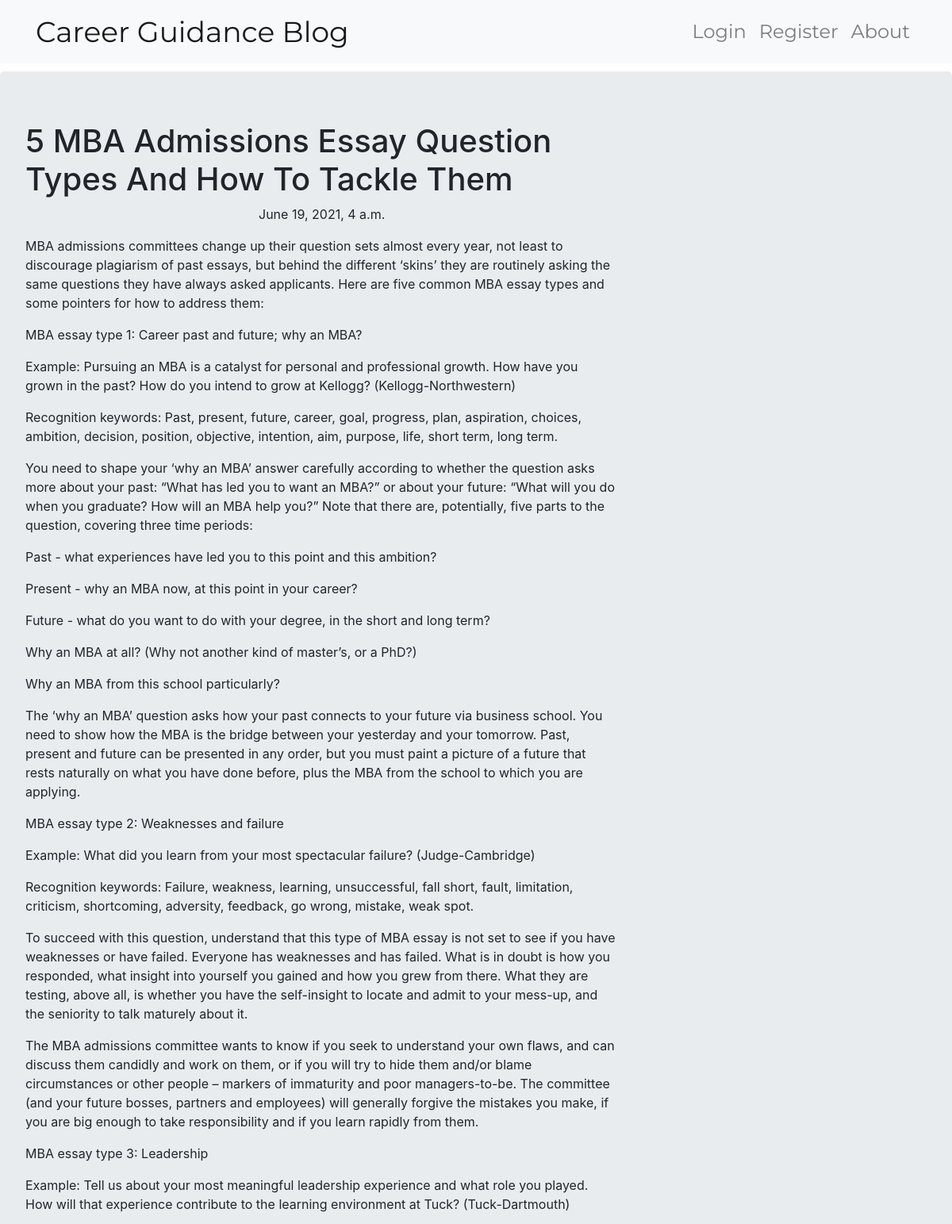
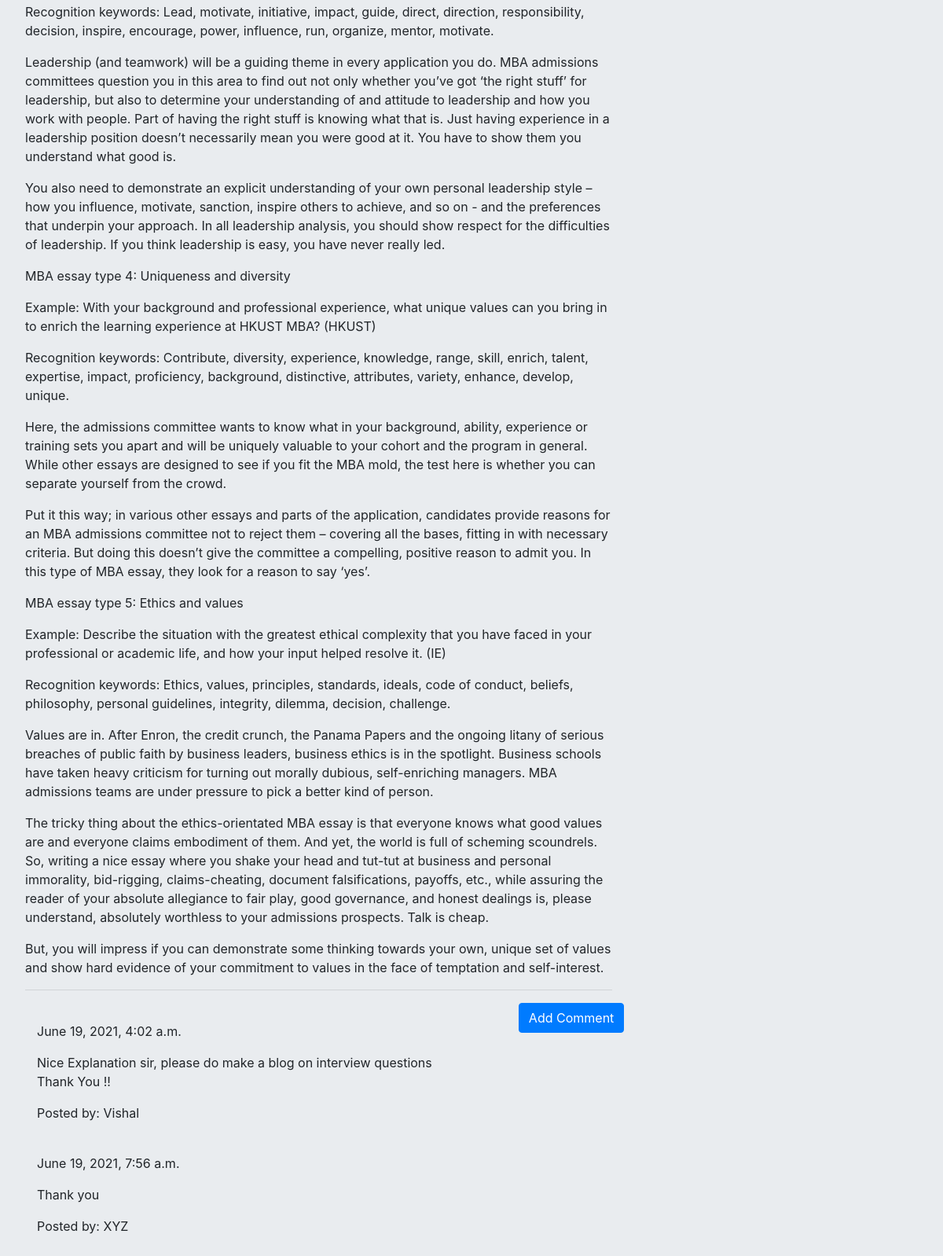
The page /post/22/ on the database its author committed (2 pictures, top to bottom).
### blog/models.py (models this page shows, shortened)
class Post(models.Model):
    author = models.ForeignKey('auth.User', on_delete=models.CASCADE)
    title = models.CharField(max_length=256)
    text = models.TextField()
    created_date = models.DateTimeField(default=timezone.now)
    published_date = models.DateTimeField(blank=True, null=True)

class Comment(models.Model):
    post = models.ForeignKey('blog.Post', on_delete=models.CASCADE, related_name='comments')
    name = models.CharField(max_length=256)
    text = models.TextField()
    created_date = models.DateTimeField(default=timezone.now)
    approved_comment = models.BooleanField(default=False)

### blog/views.py (the view)
# urls.py: path('post/<int:pk>/', views.PostDetailView.as_view(), name='post_detail'),
class PostDetailView(DetailView):
    model = Post

### blog/templates/blog/post_detail.html (shortened to what this page needs)
{% extends "blog/base.html" %}
{% block content %}
  <h1>{{post.title}}</h1>
  {% if post.published_date %}
    <div class="date postdate">
      {{post.published_date}}
    </div>
    {% else %}
    <a class='btn btn-default' href="{% url 'post_publish' pk=post.pk %}">Publish</a>
  {% endif %}
  <p class="postcontent">{{post.text|safe|linebreaksbr}}</p>
  <hr>
  <a class="btn btn-primary btn-comment" href="{% url 'add_comment_to_post' pk=post.pk %}">Add Comment</a>
  <div class="container">
    {% for comment in post.comments.all %}
      <br>
      {% if user.is_authenticated or comment.approved_comment %}
        {{comment.created_date }}
        <p>{{comment.text|safe|linebreaks}}</p>
        <p>Posted by: {{comment.name}}</p>
      {% endif %}
      {% empty %}
      <p>No Comments!</p>
    {% endfor %}
  </div>
{% endblock %}

### blog/static/css/blog.css (style rules this page uses)
.postdate { text-align: center; }
.postcontent { font-family: 'Exo', sans-serif; font-size: 1.5em; }
.btn-comment { position: absolute; right: 0px; }
.loader { filter:hue-rotate(0deg); color:linear-gradient(45deg,#0f8,#08f); animation:hue 10000ms infinite linear; }

### rows shown on the page
Post: title "5 MBA Admissions Essay Question Types And How To Tackle Them", published_date "June 19, 2021, 4 a.m.", text "MBA admissions committees change up their question sets almost every year, not least to discourage plagiarism of past essays, but behind the different ‘skins’ they are routinely asking the same questions they have always asked applicants. Here are five common MBA essay types and some pointers for how to address them: MBA essay type 1: Career past and future; why an MBA? Example: Pursuing an MBA is a catalyst for personal and professional growth. How have you grown in the past? How do you intend to grow at Kellogg? (Kellogg-Northwestern) Recognition keywords: Past, present, future, career, goal, progress, plan, aspiration, choices, ambition, decision, position, objective, intention, aim,…"
Comment: created_date "June 19, 2021, 4:02 a.m.", text "Nice Explanation sir, please do make a blog on interview questions Thank You !!", name "Vishal"
Comment: created_date "June 19, 2021, 7:56 a.m.", text "Thank you", name "XYZ"
